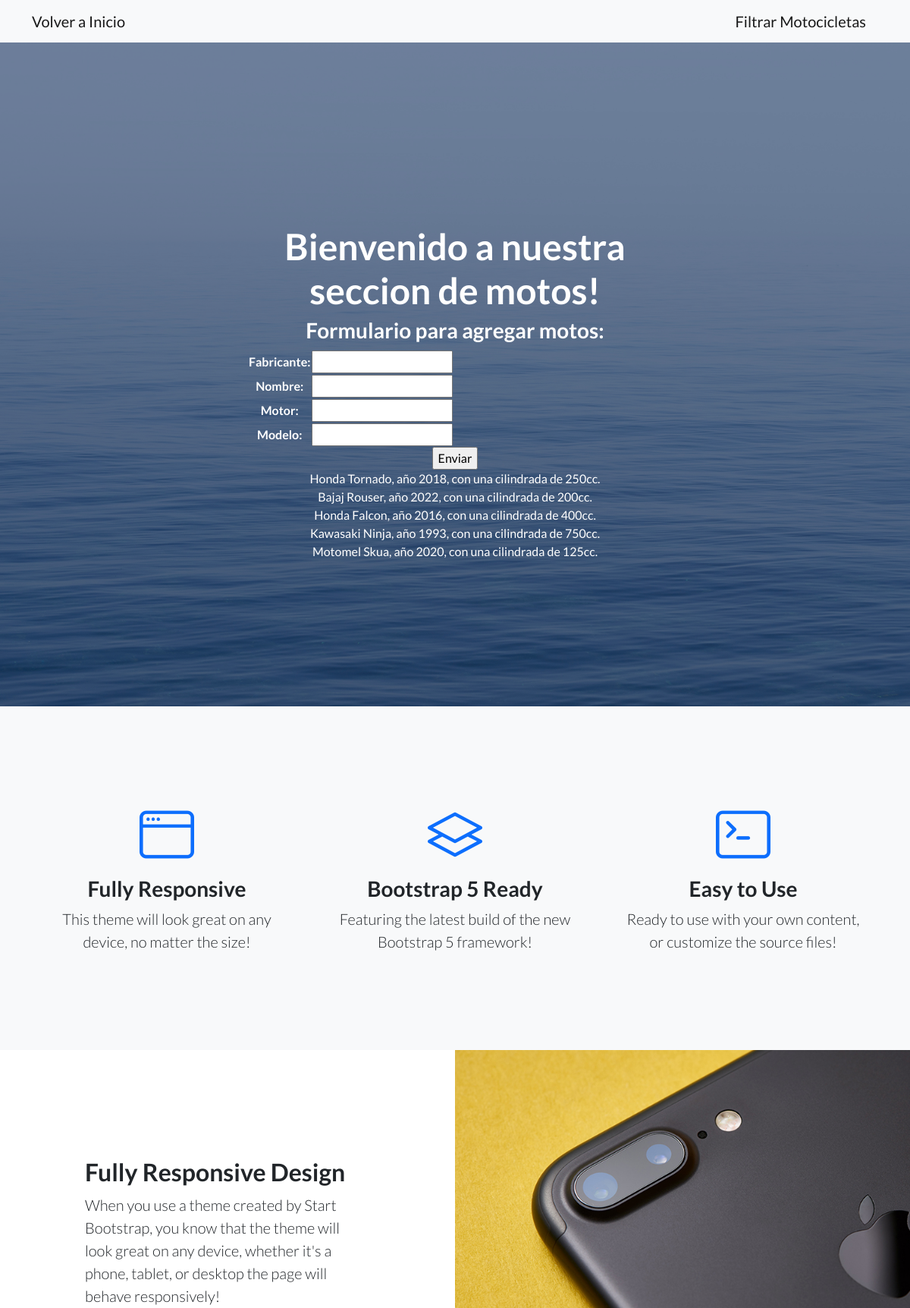
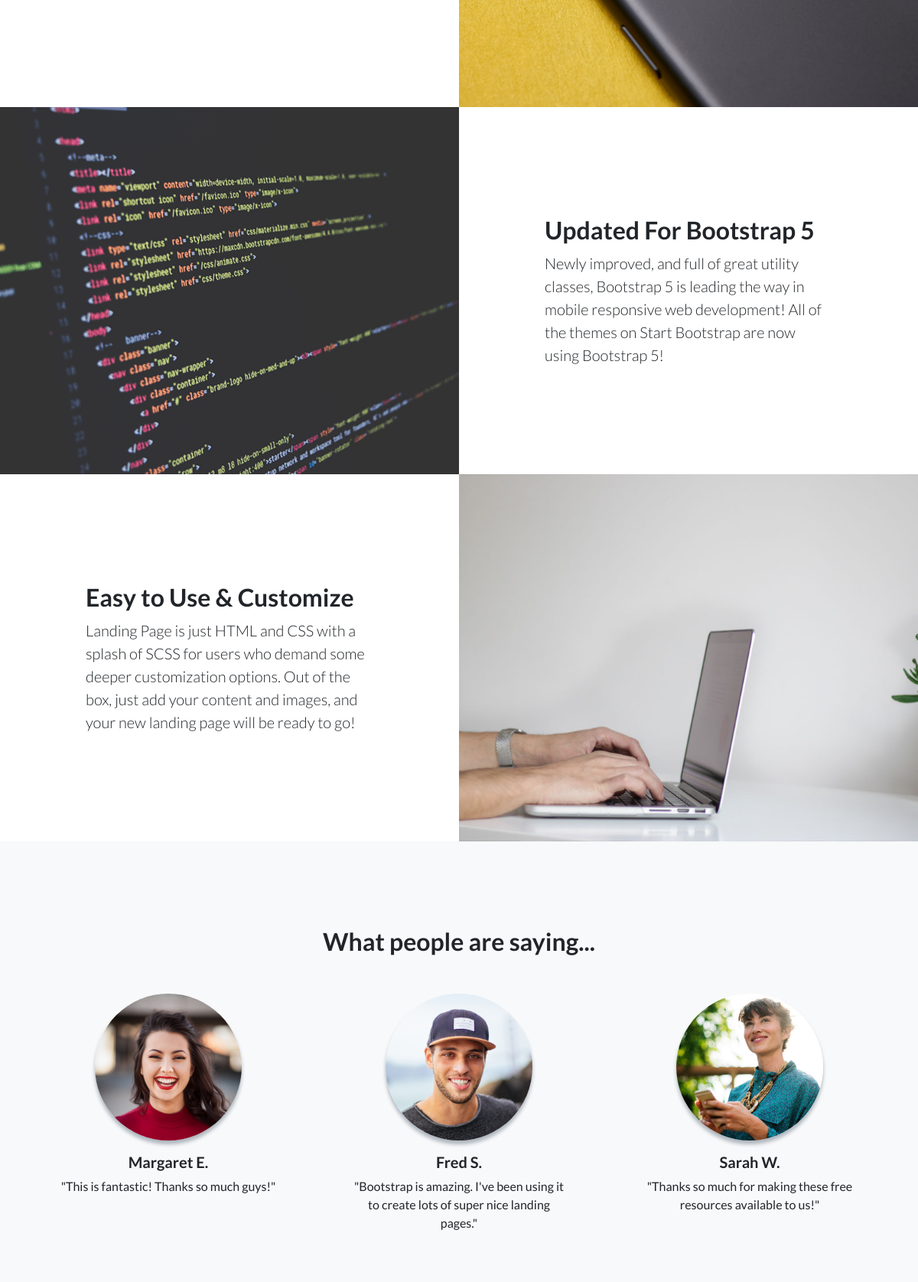
/motos/ (upper part), run on the app's committed database (2 pictures, top to bottom).
### AppMVT/models.py (models this page shows)
class Moto(models.Model):
    fabricante=models.CharField(max_length=20)
    nombre=models.CharField(max_length=20)
    motor=models.IntegerField()
    modelo=models.IntegerField()

### AppMVT/views.py (the view, shortened to what this page needs)
# urls.py: path('motos/', views.motos,name="motos"),
def motos(request):
    motos=Moto.objects.all()
    contexto={
        "form":MotoFormulario(),
        "motos":motos
    }
    return render(request, "moto.html", contexto)

### AppMVT/forms.py
class MotoFormulario(forms.Form):
    fabricante=forms.CharField(max_length=20)
    nombre=forms.CharField(max_length=20)
    motor=forms.IntegerField()
    modelo=forms.IntegerField()

### templates/moto.html (shortened to what this page needs)
{% extends "index.html" %}
{% load static %}
{% block barraDeNavegacion %}
    <nav class="navbar navbar-light bg-light static-top">
        <div class="container">
            <a class="navbar-brand" href="{% url 'inicio' %}">Volver a Inicio</a>
            <a class="navbar-brand" href="{% url 'motoBusqueda' %}">Filtrar Motocicletas</a>
        </div>
    </nav>
{% endblock %}
{% block bienvenida %}
    <h1>Bienvenido a nuestra seccion de motos!</h1>
    <h3>Formulario para agregar motos:</h3>
    <form action="" method="POST">
        <table>
            {{ form.as_table }}
        </table>
        <input type="submit", value="Enviar">
    </form>
    {% for moto in motos %}
        {{ moto.fabricante }} {{ moto.nombre }}, año {{ moto.modelo }}, con una cilindrada de {{ moto.motor }}cc.
        <br>
    {% endfor %}
{% endblock %}

### data on the page
Moto: fabricante "Honda", nombre "Tornado", modelo "2018", motor "250"
Moto: fabricante "Bajaj", nombre "Rouser", modelo "2022", motor "200"
Moto: fabricante "Honda", nombre "Falcon", modelo "2016", motor "400"
Moto: fabricante "Kawasaki", nombre "Ninja", modelo "1993", motor "750"
Moto: fabricante "Motomel", nombre "Skua", modelo "2020", motor "125"
